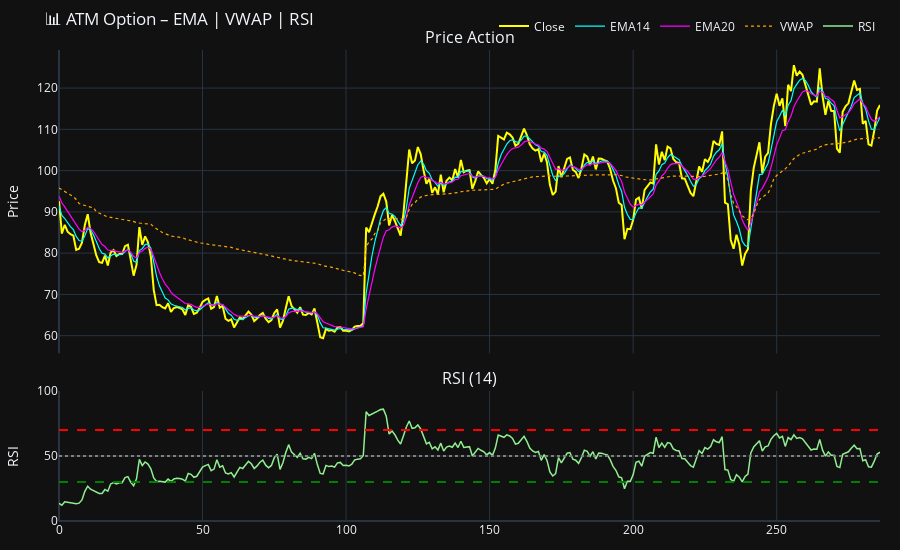

The notebook cell this image was saved under:
### Code cell
import plotly.graph_objects as go
from plotly.subplots import make_subplots
fig = make_subplots(
    rows=2,
    cols=1,
    shared_xaxes=True,
    vertical_spacing=0.08,
    row_heights=[0.7, 0.3],
    subplot_titles=("Price Action", "RSI (14)")
)


fig.add_trace(
    go.Scatter(x=pe_df.index, y=pe_df["close"],
               name="Close", line=dict(color="yellow", width=2)),
    row=1, col=1
)

fig.add_trace(
    go.Scatter(x=pe_df.index, y=pe_df["EMA14"],
               name="EMA14", line=dict(color="cyan", width=1.2)),
    row=1, col=1
)

fig.add_trace(
    go.Scatter(x=pe_df.index, y=pe_df["EMA20"],
               name="EMA20", line=dict(color="magenta", width=1.2)),
    row=1, col=1
)

fig.add_trace(
    go.Scatter(x=pe_df.index, y=pe_df["VWAP"],
               name="VWAP", line=dict(color="orange", width=1.2, dash="dot")),
    row=1, col=1
)


fig.add_trace(
    go.Scatter(x=pe_df.index, y=pe_df["RSI"],
               name="RSI", line=dict(color="lightgreen", width=1.5)),
    row=2, col=1
)

fig.add_hline(y=70, line_dash="dash", line_color="red", row=2, col=1)
fig.add_hline(y=30, line_dash="dash", line_color="green", row=2, col=1)
fig.add_hline(y=50, line_dash="dot", line_color="gray", row=2, col=1)

fig.update_layout(
    title="📊 ATM Option – EMA | VWAP | RSI",
    height=550,
    template="plotly_dark",
    legend=dict(
        orientation="h",
        yanchor="bottom",
        y=1.02,
        xanchor="right",
        x=1
    ),
    margin=dict(l=20, r=20, t=40, b=20)
)

fig.update_yaxes(title_text="Price", row=1, col=1)
fig.update_yaxes(title_text="RSI", row=2, col=1, range=[0, 100])

### Figure 1 — Plotly figure (JSON) as saved in the notebook; plotly's stock layout.template omitted (floating-point values rounded to 4 significant figures; data arrays with more than 128 entries replaced by an {"elided": "..."} marker saying what was removed)
{"data": [{"line": {"color": "yellow", "width": 2}, "name": "Close", "type": "scatter", "x": {"elided": "287 int values"}, "xaxis": "x", "y": {"elided": "287 float values"}, "yaxis": "y"}, {"line": {"color": "cyan", "width": 1.2}, "name": "EMA14", "type": "scatter", "x": {"elided": "287 int values"}, "xaxis": "x", "y": {"elided": "287 float values"}, "yaxis": "y"}, {"line": {"color": "magenta", "width": 1.2}, "name": "EMA20", "type": "scatter", "x": {"elided": "287 int values"}, "xaxis": "x", "y": {"elided": "287 float values"}, "yaxis": "y"}, {"line": {"color": "orange", "dash": "dot", "width": 1.2}, "name": "VWAP", "type": "scatter", "x": {"elided": "287 int values"}, "xaxis": "x", "y": {"elided": "287 float values"}, "yaxis": "y"}, {"line": {"color": "lightgreen", "width": 1.5}, "name": "RSI", "type": "scatter", "x": {"elided": "287 int values"}, "xaxis": "x2", "y": {"elided": "287 float values"}, "yaxis": "y2"}], "layout": {"annotations": [{"font": {"size": 16}, "showarrow": false, "text": "Price Action", "x": 0.5, "xanchor": "center", "xref": "paper", "y": 1, "yanchor": "bottom", "yref": "paper"}, {"font": {"size": 16}, "showarrow": false, "text": "RSI (14)", "x": 0.5, "xanchor": "center", "xref": "paper", "y": 0.276, "yanchor": "bottom", "yref": "paper"}], "height": 550, "legend": {"orientation": "h", "x": 1, "xanchor": "right", "y": 1.02, "yanchor": "bottom"}, "margin": {"b": 20, "l": 20, "r": 20, "t": 40}, "shapes": [{"line": {"color": "red", "dash": "dash"}, "type": "line", "x0": 0, "x1": 1, "xref": "x2 domain", "y0": 70, "y1": 70, "yref": "y2"}, {"line": {"color": "green", "dash": "dash"}, "type": "line", "x0": 0, "x1": 1, "xref": "x2 domain", "y0": 30, "y1": 30, "yref": "y2"}, {"line": {"color": "gray", "dash": "dot"}, "type": "line", "x0": 0, "x1": 1, "xref": "x2 domain", "y0": 50, "y1": 50, "yref": "y2"}], "title": {"text": "📊 ATM Option – EMA | VWAP | RSI"}, "xaxis": {"anchor": "y", "domain": [0, 1], "matches": "x2", "showticklabels": false}, "xaxis2": {"anchor": "y2", "domain": [0, 1]}, "yaxis": {"anchor": "x", "domain": [0.356, 1], "title": {"text": "Price"}}, "yaxis2": {"anchor": "x2", "domain": [0, 0.276], "range": [0, 100], "title": {"text": "RSI"}}}}
